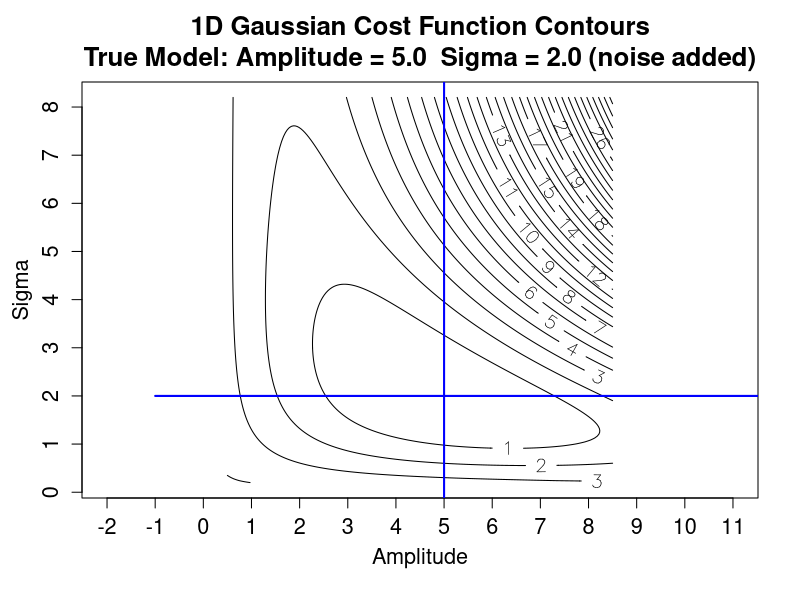
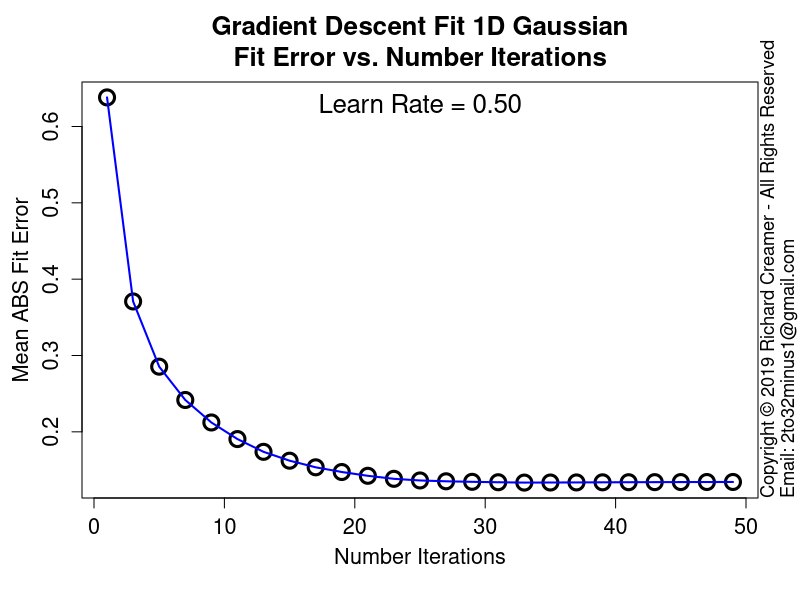

Write R code to recreate these figures, in order.
##############################################################
### Copyright (c) Richard Creamer 2019 - All Rights Reserved
### Inquiries: email 2to32minus1@gmail.com
##############################################################

### Globals
fontScale = 1.2    # Global font size variable
lf        = 1.2    # Enlarge font of plot labels
verbose   = FALSE  # Verbose printing
lw        = 2      # Line width
xMargin   = 1      # X-axis margin for plots
yMargin   = 1      # Y-axis margin for plots
de        = 0.01   # Small constant for estimating derivatives numerically
smlPts    = 1      # Small  data point/circle
medPts    = 1.5    # Medium data point/circle
lrgPts    = 2.0    # Large  data point/circle

### Run this function to generate this plot
runFunc = function() {
	dw = 1000
	dh = 750	
	path = "D:/Code/R/LeastSquaresPlay/PlotsAndAssocCode/Plot40/"
	savePngVerbose( paste(path, "Plot40.png", sep=""), plotGauss1dErrorVsnIter, w=dw, h=dh, un="px" )	
}

### Call fitGauss1d() with increasing nIter values to get fitError as f( nIter ); plot result
plotGauss1dErrorVsnIter = function( gd=NULL ) {
	if ( is.null( gd ) )
		gd = makeGaussianTestData()
	meanAbsFitError = c()
	iter = seq( from=1, to=50, by=2 )
	plotGaussErrorContours( gd=gd )
	learnRate = 0.5
	for ( i in iter ) {
		meanAbsError = fitGauss1d( nIter=i, doPlot=FALSE, learnRate=learnRate )$meanAbsFitError
		meanAbsFitError[length(meanAbsFitError) + 1] = meanAbsError
	}
	plot( iter, meanAbsFitError, main="Gradient Descent Fit 1D Gaussian\nFit Error vs. Number Iterations",
		  xlab="", ylab="", cex=lrgPts, lwd=lw+1, cex.main=1.3*fontScale, cex.axis=1.3 )
	addAxisLabels( xLabel="Number Iterations", yLabel="Mean ABS Fit Error" )
	lines( iter, meanAbsFitError, col="blue", lwd=lw )
	text( 25, 0.63, sprintf("Learn Rate = %.02f", learnRate ), cex=1.3*fontScale )
}

### Shared use case Gaussian data set generator used by several cooperating functions
makeGaussianTestData = function( trueAmpl=5, trueSigma=2, aGuess=sqrt(trueAmpl), sGuess=sqrt(trueSigma), nPts=40 ) {
	set.seed( 3 )
	x = seq( -5*trueSigma, 5*trueSigma, length=nPts )
	y = gauss1dFunc( x, trueAmpl, trueSigma ) + rnorm( length(x), sd=0.2 )
	guesses = list( a=aGuess, s=sGuess )
	tuple = list( trueAmpl=trueAmpl, trueSigma=trueSigma, x=x, y=y, nPts=nPts, guesses=guesses )
	return( tuple )
}

### 2D plot error contours for range of Amplitude and Sigma values
### Amplitude maps to x-axis, Sigma maps to y-axis
plotGaussErrorContours = function( nLevels=30, customTitle="", drawGradVecs=FALSE, normGradVecs=TRUE, gd=NULL ) {
	set.seed( 3 )
	if ( is.null( gd ) )
		gd = makeGaussianTestData()
	a = gd$trueAmpl
	s = gd$trueSigma
	x = gd$x
	y = gd$y
	minAmpl  = a * 0.1;	maxAmpl  = a * 1.7
	minSigma = s * 0.1;	maxSigma = s * 1.7
	# Adjust ranges so plot is square
	deltaA = maxAmpl - minAmpl
	deltaS = maxSigma - minSigma
	maxDelta = if ( deltaA > deltaS ) deltaA else deltaS
	if ( deltaA > deltaS ) {
		maxSigma = minSigma + maxDelta
	} else {
		maxAmpl = minAmpl + maxDelta
	}
	nr = 200
	nc = 200
	ampls = seq( minAmpl, maxAmpl, length.out=nc )
	sigmas = seq( minSigma, maxSigma, length.out=nr )
	z = getGaussErrorGrid( meanGaussSsdErr, ampls, sigmas, x, y )
	xLim1 = minAmpl
	xLim2 = maxAmpl
	yLim1 = minSigma
	yLim2 = maxSigma
	plotTitle = ""
	if ( !drawGradVecs ) {
		plotTitle = sprintf( "1D Gaussian Cost Function Contours\nTrue Model: Amplitude = %.1f  Sigma = %.1f (noise added)", a, s )
	} else if ( normGradVecs ) {
		plotTitle = sprintf( "1D Gaussian Cost Function Contours w/Gradient (Unit) Vectors\nTrue Model: Amplitude = %.1f  Sigma = %.1f (noise added)", a, s )
	} else {
		plotTitle = sprintf( "1D Gaussian Cost Function Contours w/Gradient Vectors\nTrue Model: Amplitude = %.1f  Sigma = %.1f (noise added)", a, s )
	}
	if ( customTitle != "" )
		plotTitle = customTitle
	xform = contour( ampls, sigmas, t(z), axes=FALSE, cex.lab=lf, main=plotTitle, asp=1.0,
					 xlab="", ylab="", labcex=1.2, nlevels=nLevels, cex.main=1.3*fontScale, cex.axis=1.3 )
	xAxisMin = ceiling( gpl()$xLim[1] )
	xAxisMax = floor( gpl()$xLim[2] )
	yAxisMin = ceiling( gpl()$yLim[1] )
	yAxisMax = floor( gpl()$yLim[2] )
	axis( side=1, at=xAxisMin:xAxisMax, cex.axis=1.3 )
	axis( side=2, at=yAxisMin:yAxisMax, cex.axis=1.3 )
	addAxisLabels( xLabel="Amplitude", yLabel="Sigma" )
	box()
	xLimits = axisLimits( x )
	yLimits = axisLimits( y )
	lines( c(-1,12), c( s, s ), col="blue", lwd=lw )
	lines( c( a, a), c(-1,10), col="blue", lwd=lw )
	if ( drawGradVecs ) {
		gradPtsX1 = c()
		gradPtsY1 = c()
		gradPtsX2 = c()
		gradPtsY2 = c()
		gridSize=13
		for ( sigma in seq( from=sigmas[2], to=sigmas[length(sigmas)-1], length=gridSize ) ) {
			for ( ampl in seq( from=ampls[2], to=ampls[length(ampls)-1], length=gridSize ) ) {
				gradPtsX1[length(gradPtsX1)+1] = ampl
				gradPtsY1[length(gradPtsY1)+1] = sigma
				da = gaussDeDa( x, y, ampl, sigma )
				ds = gaussDeDs( x, y, ampl, sigma )
				mag = sqrt( da*da + ds*ds )
				if ( normGradVecs ) {
					da = da/mag/4 # hard-coded case-specific scale factor, unit vecs a bit too long for plot
					ds = ds/mag/4
				} else {
					da = da * 0.22 # hard-coded case-specific scale factor
					ds = ds * 0.22
				}
				gradPtsX2[length(gradPtsX2)+1] = ampl  - da
				gradPtsY2[length(gradPtsY2)+1] = sigma - ds
			}
		}
		points( gradPtsX1, gradPtsY1, col="blue", lwd=lw )
		arrows( gradPtsX1, gradPtsY1, gradPtsX2, gradPtsY2, col="blue", lwd=lw, cex=medPts, angle=15, length=0.125 )
	}
}

### Nonlinear least-squares gradient-descent curve fitting for Gaussian
fitGauss1d = function( learnRate = 0.5, nIter=100, nPts=40, drawPointLines=FALSE, doPlot=TRUE, numDerivs=FALSE, plotContours=FALSE, gd=NULL ) {
	set.seed( 3 )
	a = s = x = y = guesses = NULL
	if ( is.null( gd ) )
		gd = makeGaussianTestData()
	a = gd$trueAmpl
	s = gd$trueSigma
	trueAmpl = gd$trueAmpl
	trueSigma = gd$trueSigma
	x = gd$x
	y = gd$y
	nPts=gd$nPts
	guesses = gd$guesses
	aEst = guesses$a
	sEst = guesses$s
	da = 0
	ds = 0
	amplLegs = c( aEst )
	sigmaLegs = c( sEst )
	if ( nIter > 0 ) {
		# Basic implementation of Gradient Descent
		for ( i in 1:nIter ) {
			da = if ( numDerivs ) gaussDeDaNum( x, y, aEst, sEst ) else gaussDeDa( x, y, aEst, sEst )
			ds = if ( numDerivs ) gaussDeDsNum( x, y, aEst, sEst ) else gaussDeDs( x, y, aEst, sEst )
			aEst = aEst - learnRate * da
			sEst = sEst - learnRate * ds
			amplLegs[ length(amplLegs) + 1 ] = aEst
			sigmaLegs[ length(sigmaLegs) + 1 ] = sEst
			if ( verbose )
				print( sprintf( "Mean ABS fit error: %f\n", meanGaussAbsErr( x, y, aEst, sEst ) ) )
		}
	}
	finalMeanAbsFitError = meanGaussAbsErr( x, y, aEst, sEst )
	if ( doPlot) {
		plotTitle = "Gradient Descent Fit 1D Gaussian using Analytic Partial Derivatives"
		if ( numDerivs )
			plotTitle = "Gradient Descent Fit 1D Gaussian using Numerical Est. Partial Derivatives"
		plot( x, y, cex.lab=lf, xlab="", ylab="", main=plotTitle, cex=medPts, lwd=lw+1, cex.main=1.3*fontScale, cex.axis=1.3 )
		addAxisLabels()	
		predX = seq( x[1], x[length(x)], length.out=200 )
		predY = gauss1dFunc( predX, aEst, sEst )
		lines( predX, predY, col="blue", lwd=lw+1 )
		if ( drawPointLines )
			segments( x, y, x, gauss1dFunc( x, aEst, sEst ), col = "red" )
		legText = c()		
		legText[length(legText)+1] = sprintf( "Num Iterations   %d", nIter )
		legText[length(legText)+1] = sprintf( "Learn Rate:      %.3f", learnRate )
		legText[length(legText)+1] = sprintf( "True Amplitude:  %.2f", a )
		legText[length(legText)+1] = sprintf( "True Sigma:      %.2f", s )
		legText[length(legText)+1] = sprintf( "Start Amplitude: %.2f", guesses$a )
		legText[length(legText)+1] = sprintf( "Start Sigma:     %.2f", guesses$s )
		legText[length(legText)+1] = sprintf( "Final Amplitude: %.2f", aEst )
		legText[length(legText)+1] = sprintf( "Final Sigma:     %.2f", sEst )
		legText[length(legText)+1] = sprintf( "Mean ABS Error:  %.2f", meanGaussAbsErr( x, y, aEst, sEst ) )
		legLtys = seq( from=0, to=0, length=length(legText) )
		parSave = par( family="mono", font=2 )		
		legend( "topleft", inset=c(0,0), legend=legText, lty=legLtys, box.col="transparent", cex=1.3*fontScale, bg="transparent" )
		par( parSave )
	}
	if ( plotContours ) {
		plotGaussErrorContours( gd=gd )
		lines( amplLegs, sigmaLegs, col="red", lwd=lw )
	}
	return( list( x=x, y=y, a=aEst, s=sEst, meanAbsFitError=finalMeanAbsFitError, amplLegs=amplLegs, sigmaLegs=sigmaLegs, lr=learnRate ) )
}

### 1D Gaussian
gauss1dFunc = function( x, a, sigma ) {
	return( a * exp( -0.5 * (x/sigma)^2 ) )
}

### Analytical/exact partial derivative of error/cost function wrt Amplitude
gaussDeDa = function( x, y, a, sigma ) {
	term1 = sum( gauss1dFunc(x, a, sigma) * exp( -0.5 * (x/sigma)^2) )
	term2 = sum( y * exp( -0.5 * (x/sigma)^2) )
	return( 2 * ( term1 - term2 )/length(x) )
}

### Numerical estimation of partial derivative of error/cost function wrt Amplitude
gaussDeDaNum = function( x, y, a, sigma ) {
	e1 = meanGaussSsdErr( x, y, a, sigma )
	e2 = meanGaussSsdErr( x, y, a + de, sigma )
	return( (e2 - e1)/de )
}

### Analytical/exact partial derivative of error/cost function wrt Sigma
gaussDeDs = function( x, y, a, sigma ) {
	v = 2*a/sigma^3
	term1 = sum( gauss1dFunc(x, a, sigma) * x^2 * exp( -0.5 * (x/sigma)^2) )
	term2 = sum( x^2 * y * exp( -0.5 * (x/sigma)^2) )
	return( v * ( term1 - term2 )/length(x) )
}

### Numerical estimation of partial derivative of error/cost function wrt Amplitude
gaussDeDaNum = function( x, y, a, sigma ) {
	e1 = meanGaussSsdErr( x, y, a, sigma )
	e2 = meanGaussSsdErr( x, y, a + de, sigma )
	return( (e2 - e1)/de )
}

### Numerical estimation of partial derivative of error/cost function wrt Sigma
gaussDeDsNum = function( x, y, a, sigma ) {
	e1 = meanGaussSsdErr( x, y, a, sigma )
	e2 = meanGaussSsdErr( x, y, a, sigma + de )
	return( (e2 - e1)/de )
}

### Gaussian error/cost function - SSD
meanGaussSsdErr = function( x, y, a, sigma ) {
	return( (1/length(x)) * sum( (gauss1dFunc( x, a, sigma ) - y)^2 ) )
}

### Gaussian error/cost function - abs() of line lengths (not squared)
meanGaussAbsErr = function( x, y, a, sigma ) {
	return( (1/length(x)) * sum( abs(gauss1dFunc( x, a, sigma ) - y) ) )
}

### Compute mean SSD Gaussian cost function over a grid of Amplitude and Sigma values
### Note: returned matrix may need to be transposed for some functions such as contour()
### TODO: Try to use outer()
getGaussErrorGrid = function( errorFunc, ampls, sigmas, x, y ) {
	nr = length( sigmas )
	nc = length( ampls )
	z = matrix( nrow=nr, ncol=nc )	
	for ( row in 1:nr ) {     # loop over y-coordinates (sigma)
		sigma = sigmas[row]
		for ( col in 1:nc ) { # loop over x-coordinates (amplitude)
			ampl = ampls[col]
			z[row, col] = errorFunc( x, y, a=ampl, sigma=sigma )
		}
	}
	return( z )
}

### Gaussian error/cost function - abs() of line lengths (not squared)
meanGaussAbsErr = function( x, y, a, sigma ) {
	return( (1/length(x)) * sum( abs(gauss1dFunc( x, a, sigma ) - y) ) )
}

### Get Plot Limits : gpl()$xLim[1] --> left x-coord
gpl = function() {
	u = par( "usr" )
	return( list( xLim=u[1:2], yLim=u[3:4] ) )
}

### Compute plot axis limits to fit range of data
axisLimits = function( v, margin=0 ) {
	lowerLimit = floor( min(v) ) - margin
	upperLimit = ceiling( max(v) ) + margin
	c( lowerLimit, upperLimit )
}

### Convience method to add x/y axis labels
addAxisLabels = function( xLabel="x", yLabel="y", cexVal=1.3 ) {
	mtext( text=xLabel, side=1, line=2.5, cex=cexVal )
	mtext( text=yLabel, side=2, line=2.5, cex=cexVal )
}

### Save to PNG file, specify width and height
savePngVerbose = function( path, plotFunc, w=512, h=512, un="px", doCopyright=TRUE, ... ) {
	png( filename = path, type="cairo", units=un, width=w, height=h, pointsize=12, res=96 )
	plotFunc( ... )
	if ( doCopyright )
		addCopyright()
	dev.off()
}

### Add copyright notice to plot via text()
addCopyright = function() {
	mtext( "Copyright \uA9 2019 Richard Creamer - All Rights Reserved", side=4, line=0, adj=0, cex=1.1 )
	mtext( "Email: 2to32minus1@gmail.com", side=4, line=1, adj=0, cex=1.1 )
}

runFunc()
